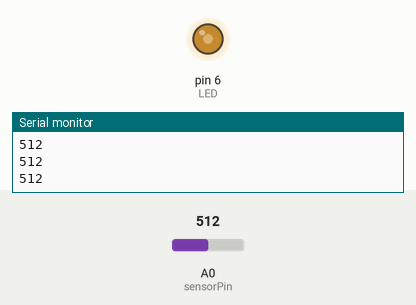
Bench run of a sketch on a simulated Arduino Uno, built with avr-gcc and run on an emulated ATmega328P. Parts: output pins drawn as LEDs (lit = HIGH), the last lines printed to the serial monitor. Inputs (shaded band) come from the test bench; at power-on: A0 (sensorPin) = 512.

Above: at 1.2 s.
1.3 s: A0 (sensorPin) set to 716
At 2.3 s:
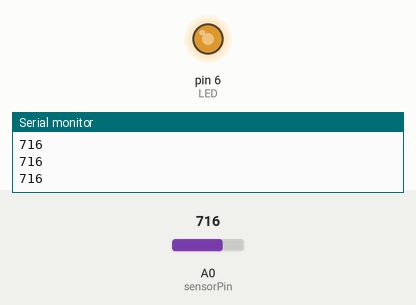
2.8 s: A0 (sensorPin) set to 900
At 3.4 s:
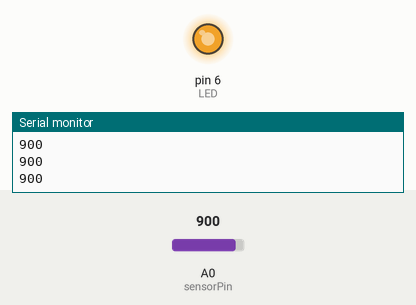
4.3 s: A0 (sensorPin) set to 122
At 4.6 s:
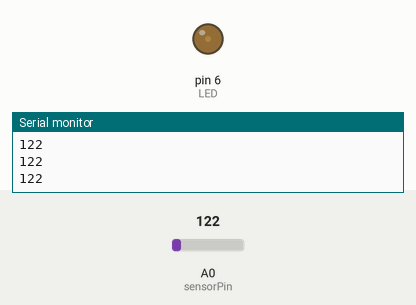
5.8 s: A0 (sensorPin) set to 0
At 6.9 s:
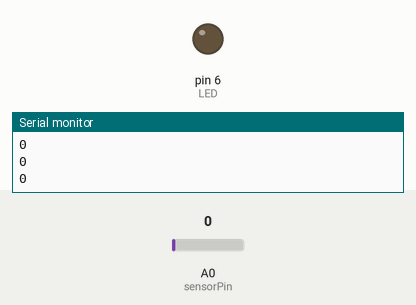
7.3 s: A0 (sensorPin) set to 511
At 8.0 s:
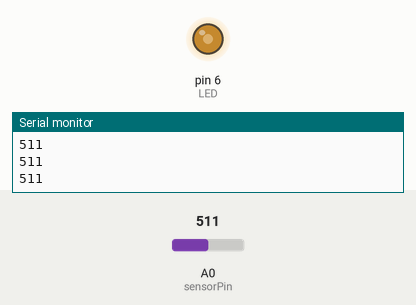
Timing chart, 0 to 9.8 s (numbered marks = the images above; inputs shaded):
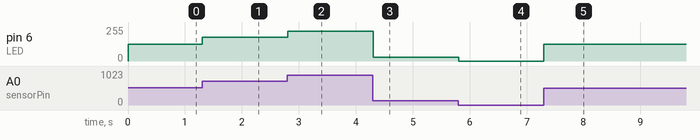

Measured:
- after the input at 1.3 s, pin 6 (LED): 127/255 → 178/255 at once
- after the input at 2.8 s, pin 6 (LED): 178/255 → 224/255 at once
- after the input at 4.3 s, pin 6 (LED): 224/255 → 30/255 at once
- after the input at 5.8 s, pin 6 (LED): 30/255 → 0/255 at once
- after the input at 7.3 s, pin 6 (LED): 0/255 → 127/255 at once

The sketch:

LED__potar.ino
```cpp
int LED=6;

int sensorPin=0;
int val;

void setup(){
  Serial.begin(9600);
  pinMode(LED,OUTPUT);
}

void loop(){
  val=analogRead(sensorPin);
  Serial.println(val);
  analogWrite(LED,map(val,0,1023,0,255));
  delay(10);
}
```
